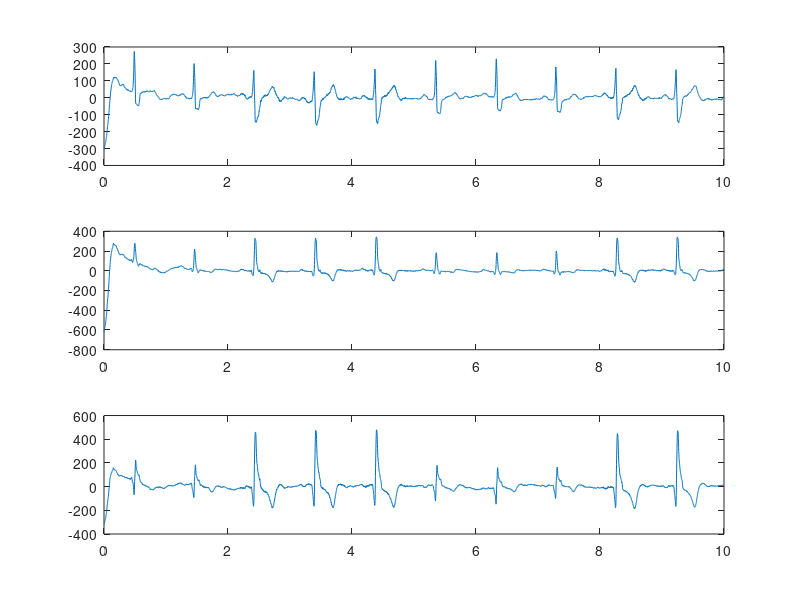

Reproduce this figure in MATLAB. (Note: this script raises an error after producing the figure.)
ecg = load('1002867.txt');

L = length(ecg);
fs = 500;
t=(0:L-1)/(fs);

figure(1);
subplot(3,1,1);
plot(t, ecg(:,2));
subplot(3,1,2);
plot(t, ecg(:,3));
subplot(3,1,3);
plot(t, ecg(:,4));

[CA,CD] = dwt(ecg(:,2),'db1');
ecgrec = zeros(size(ecg(:,2)));

db2 = modwt(ecg(:,3),'db2',5);
db2rec = zeros(size(db2));
db2rec(4:5,:) = db2(4:5,:);
y = imodwt(db2rec,'db2');

%y = abs(y).^2;
[qrspeaks,locs] = findpeaks(y,t,'MinPeakHeight',50,'MinPeakDistance',0.300);
figure(2)
subplot(1,2,1);
plot(t,y)
hold on
plot(locs,qrspeaks,'ro')
xlabel('Seconds')

subplot(1,2,2);
plot(t, ecg(:,3));
xlabel('Seconds')


%plot(t,CD);